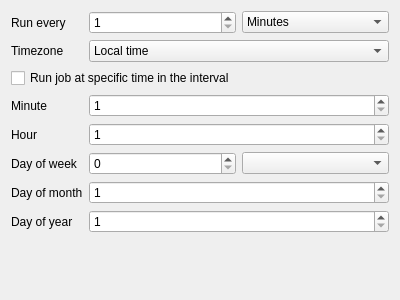
<?xml version="1.0" encoding="UTF-8"?>
<ui version="4.0">
 <class>Form</class>
 <widget class="QWidget" name="Form">
  <property name="geometry">
   <rect>
    <x>0</x>
    <y>0</y>
    <width>400</width>
    <height>300</height>
   </rect>
  </property>
  <property name="windowTitle">
   <string>Form</string>
  </property>
  <layout class="QFormLayout" name="formLayout">
   <item row="0" column="0">
    <widget class="QLabel" name="label">
     <property name="text">
      <string>Run every</string>
     </property>
    </widget>
   </item>
   <item row="0" column="1">
    <layout class="QHBoxLayout" name="horizontalLayout">
     <item>
      <widget class="QSpinBox" name="spinBox">
       <property name="minimum">
        <number>1</number>
       </property>
       <property name="maximum">
        <number>10000</number>
       </property>
      </widget>
     </item>
     <item>
      <widget class="QComboBox" name="comboBox_2">
       <item>
        <property name="text">
         <string>Minutes</string>
        </property>
       </item>
       <item>
        <property name="text">
         <string>Hours</string>
        </property>
       </item>
       <item>
        <property name="text">
         <string>Days</string>
        </property>
       </item>
       <item>
        <property name="text">
         <string>Weeks</string>
        </property>
       </item>
       <item>
        <property name="text">
         <string>Months</string>
        </property>
       </item>
       <item>
        <property name="text">
         <string>Years</string>
        </property>
       </item>
      </widget>
     </item>
    </layout>
   </item>
   <item row="1" column="0">
    <widget class="QLabel" name="label_2">
     <property name="text">
      <string>Timezone</string>
     </property>
    </widget>
   </item>
   <item row="1" column="1">
    <widget class="QComboBox" name="comboBox">
     <property name="sizePolicy">
      <sizepolicy hsizetype="Expanding" vsizetype="Fixed">
       <horstretch>0</horstretch>
       <verstretch>0</verstretch>
      </sizepolicy>
     </property>
     <property name="currentIndex">
      <number>0</number>
     </property>
     <item>
      <property name="text">
       <string>Local time</string>
      </property>
     </item>
    </widget>
   </item>
   <item row="2" column="0" colspan="2">
    <widget class="QCheckBox" name="checkBox">
     <property name="text">
      <string>Run job at specific time in the interval</string>
     </property>
    </widget>
   </item>
   <item row="3" column="0">
    <widget class="QLabel" name="label_3">
     <property name="text">
      <string>Minute</string>
     </property>
    </widget>
   </item>
   <item row="3" column="1">
    <widget class="QSpinBox" name="spinBox_2">
     <property name="minimum">
      <number>1</number>
     </property>
     <property name="maximum">
      <number>59</number>
     </property>
    </widget>
   </item>
   <item row="4" column="0">
    <widget class="QLabel" name="label_4">
     <property name="text">
      <string>Hour</string>
     </property>
    </widget>
   </item>
   <item row="4" column="1">
    <widget class="QSpinBox" name="spinBox_3">
     <property name="minimum">
      <number>1</number>
     </property>
     <property name="maximum">
      <number>24</number>
     </property>
    </widget>
   </item>
   <item row="5" column="0">
    <widget class="QLabel" name="label_5">
     <property name="text">
      <string>Day of week</string>
     </property>
    </widget>
   </item>
   <item row="5" column="1">
    <layout class="QHBoxLayout" name="horizontalLayout_2">
     <item>
      <widget class="QSpinBox" name="spinBox_4">
       <property name="toolTip">
        <string>If the interval is longer than one week, select the week to run the job at here.</string>
       </property>
      </widget>
     </item>
     <item>
      <widget class="QComboBox" name="comboBox_3"/>
     </item>
    </layout>
   </item>
   <item row="6" column="0">
    <widget class="QLabel" name="label_6">
     <property name="text">
      <string>Day of month</string>
     </property>
    </widget>
   </item>
   <item row="6" column="1">
    <widget class="QSpinBox" name="spinBox_5">
     <property name="toolTip">
      <string>If the interval has less days than the day at which the job is scheduled, the job is scheduled on the last day of the interval.</string>
     </property>
     <property name="minimum">
      <number>1</number>
     </property>
     <property name="maximum">
      <number>20000</number>
     </property>
    </widget>
   </item>
   <item row="7" column="0">
    <widget class="QLabel" name="label_7">
     <property name="text">
      <string>Day of year</string>
     </property>
    </widget>
   </item>
   <item row="7" column="1">
    <widget class="QSpinBox" name="spinBox_6">
     <property name="toolTip">
      <string>If the interval has less days than the day at which the job is scheduled, the job is scheduled on the last day of the interval.</string>
     </property>
     <property name="minimum">
      <number>1</number>
     </property>
     <property name="maximum">
      <number>200000</number>
     </property>
    </widget>
   </item>
  </layout>
 </widget>
 <resources/>
 <connections/>
</ui>
